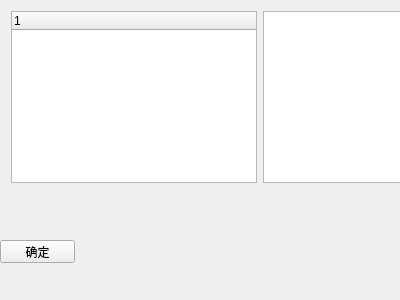
<?xml version="1.0" encoding="UTF-8"?>
<ui version="4.0">
 <class>Widget</class>
 <widget class="QWidget" name="Widget">
  <property name="geometry">
   <rect>
    <x>0</x>
    <y>0</y>
    <width>400</width>
    <height>300</height>
   </rect>
  </property>
  <property name="windowTitle">
   <string>Widget</string>
  </property>
  <widget class="QPushButton" name="buttonSure">
   <property name="geometry">
    <rect>
     <x>0</x>
     <y>240</y>
     <width>75</width>
     <height>23</height>
    </rect>
   </property>
   <property name="text">
    <string>确定</string>
   </property>
  </widget>
  <widget class="QWidget" name="layoutWidget">
   <property name="geometry">
    <rect>
     <x>0</x>
     <y>0</y>
     <width>520</width>
     <height>194</height>
    </rect>
   </property>
   <layout class="QHBoxLayout" name="horizontalLayout">
    <item>
     <widget class="QTreeWidget" name="treeWidget">
      <column>
       <property name="text">
        <string notr="true">1</string>
       </property>
      </column>
     </widget>
    </item>
    <item>
     <widget class="QTextEdit" name="textEdit"/>
    </item>
   </layout>
  </widget>
 </widget>
 <layoutdefault spacing="6" margin="11"/>
 <resources/>
 <connections/>
</ui>
